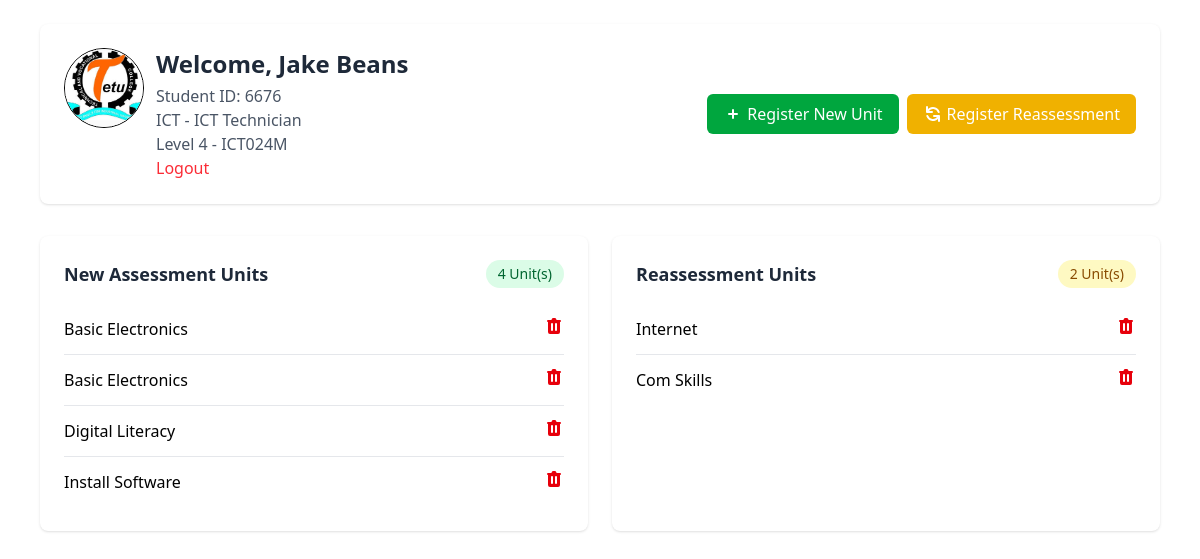
/dashboard (signed in), run on the app's committed database.
### models.py (models this page shows)
class Student(db.Model):
    id = db.Column(db.Integer, primary_key=True)
    admission_number = db.Column(db.String(20), unique=True)
    fullname = db.Column(db.String(100))
    department_id = db.Column(db.Integer, db.ForeignKey('department.id'))
    course_id = db.Column(db.Integer, db.ForeignKey('course.id'))
    classroom = db.Column(db.String(50))
    level = db.Column(db.String(50))
    profile_image = db.Column(db.String(250), nullable=True)

class Department(db.Model):
    id = db.Column(db.Integer, primary_key=True)
    name = db.Column(db.String(100), unique=True, nullable=False)
    courses = db.relationship('Course', backref='department', lazy=True)
    students = db.relationship('Student', backref='department', lazy=True)

class Course(db.Model):
    id = db.Column(db.Integer, primary_key=True)
    name = db.Column(db.String(100), nullable=False)
    department_id = db.Column(db.Integer, db.ForeignKey('department.id'), nullable=False)
    students = db.relationship('Student', backref='course', lazy=True)

class UnitRegistration(db.Model):
    id = db.Column(db.Integer, primary_key=True)
    student_id = db.Column(db.Integer, db.ForeignKey('student.id'))
    unit_name = db.Column(db.String(100))
    is_reassessment = db.Column(db.Boolean, default=False)

### app.py (the view)
@app.route('/dashboard', methods=['GET', 'POST'])
@login_required
def dashboard():
    student = Student.query.get(session.get('student_id'))
    new_units = UnitRegistration.query.filter_by(student_id=student.id, is_reassessment=False).all()
    reassessments = UnitRegistration.query.filter_by(student_id=student.id, is_reassessment=True).all()
    return render_template('dashboard.html', student=student, new_units=new_units, reassessments=reassessments)

### app.py (called while the page is built)
def login_required(f):
    @wraps(f)
    def decorated_function(*args, **kwargs):
        if 'student_id' not in session:
            return redirect(url_for('login'))
        return f(*args, **kwargs)
    return decorated_function

### templates/dashboard.html (shortened to what this page needs)
{% extends 'base.html' %}
{% block content %}
<div class="max-w-6xl mx-auto px-4 py-6">
    <div class="flex flex-col sm:flex-row justify-between items-start sm:items-center mb-8 bg-white p-6 rounded-lg shadow">
        <div class="flex space-x-3">
            <div >
                <img src="{{ url_for('static', filename=student.profile_image or '') }}"
                alt="profile_image"
                class="h-20 w-20 object-cover object-center rounded-full border">
            </div>
            <div>
                <h2 class="text-2xl font-bold text-gray-800">Welcome, {{ student.fullname }}</h2>
                <p class="text-gray-600 mt-1">Student ID: {{ student.admission_number }}</p>
                <p class="text-gray-600">{{ student.department.name }} - {{ student.course.name }}</p>
                <p class="text-gray-600">{{ student.level }} - {{ student.classroom }}</p>
                <a href="{{ url_for('logout') }}" class="text-red-500 mt-4 hover:text-red-700">Logout</a>
            </div>
        </div>
        <div class="mt-4 sm:mt-0 flex flex-col sm:flex-row gap-2">
            <button onclick="openModal('addUnit', false)" class="bg-green-600 hover:bg-green-700 text-white px-4 py-2 rounded-md transition duration-150 ease-in-out flex items-center justify-center">
                <svg xmlns="http://www.w3.org/2000/svg" class="h-5 w-5 mr-1" viewBox="0 0 20 20" fill="currentColor">
                    <path fill-rule="evenodd" d="M10 5a1 1 0 011 1v3h3a1 1 0 110 2h-3v3a1 1 0 11-2 0v-3H6a1 1 0 110-2h3V6a1 1 0 011-1z" clip-rule="evenodd" />
                </svg>
                Register New Unit
            </button>
            <button onclick="openModal('addUnit', true)" class="bg-yellow-500 hover:bg-yellow-600 text-white px-4 py-2 rounded-md transition duration-150 ease-in-out flex items-center justify-center">
                Register Reassessment
            </button>
        </div>
    </div>
    <div class="grid grid-cols-1 md:grid-cols-2 gap-6 mb-6">
        <div class="bg-white p-6 rounded-lg shadow">
            <div class="flex justify-between items-center mb-4">
                <h3 class="text-lg font-bold text-gray-800">New Assessment Units</h3>
                <span class="bg-green-100 text-green-800 text-sm px-3 py-1 rounded-full font-medium">{{ new_units|length }} Unit(s)</span>
            </div>
            {% if new_units %}
                <ul class="divide-y divide-gray-200">
                    {% for unit in new_units %}
                        <li class="py-3 flex justify-between items-center">
                            <div>
                                <p class="font-medium">{{ unit.unit_name }}</p>
                            </div>
                            <form method="POST" action="{{ url_for('remove_unit', unit_id=unit.id) }}" class="inline">
                                <button type="submit" class="text-red-600 hover:text-red-800" onclick="return confirm('Are you sure you want to remove this unit?')">
                                </button>
                            </form>
                        </li>
                    {% endfor %}
                </ul>
            {% endif %}
        </div>
        <div class="bg-white p-6 rounded-lg shadow">
            <div class="flex justify-between items-center mb-4">
                <h3 class="text-lg font-bold text-gray-800">Reassessment Units</h3>
                <span class="bg-yellow-100 text-yellow-800 text-sm px-3 py-1 rounded-full font-medium">{{ reassessments|length }} Unit(s)</span>
            </div>
            {% if reassessments %}
                <ul class="divide-y divide-gray-200">
                    {% for unit in reassessments %}
                        <li class="py-3 flex justify-between items-center">
                            <div>
                                <p class="font-medium">{{ unit.unit_name }}</p>
                            </div>
                            <form method="POST" action="{{ url_for('remove_unit', unit_id=unit.id) }}" class="inline">
                                <button type="submit" class="text-red-600 hover:text-red-800" onclick="return confirm('Are you sure you want to remove this reassessment?')">
                                </button>
                            </form>
                        </li>
                    {% endfor %}
                </ul>
            {% endif %}
        </div>
    </div>
{% endblock %}

### data on the page
Student: profile_image (picture), fullname "Jake Beans", admission_number "6676", level "Level 4", classroom "ICT024M"
Department: department.name "ICT"
Course: course.name "ICT Technician"
UnitRegistration: unit_name "Basic Electronics"
UnitRegistration: unit_name "Basic Electronics"
UnitRegistration: unit_name "Digital Literacy"
UnitRegistration: unit_name "Install Software"
UnitRegistration: unit_name "Internet"
UnitRegistration: unit_name "Com Skills"

### other printed values
{{ new_units|length }} "4"
{{ reassessments|length }} "2"
